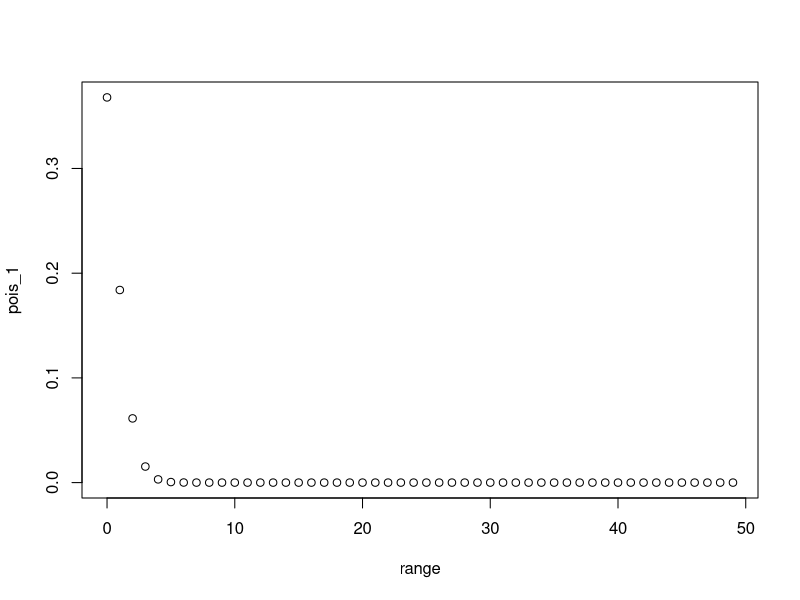
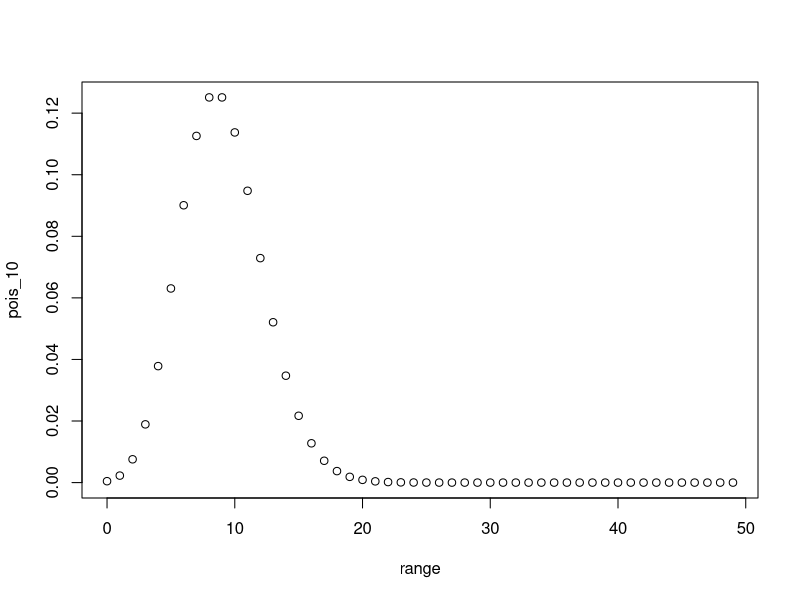
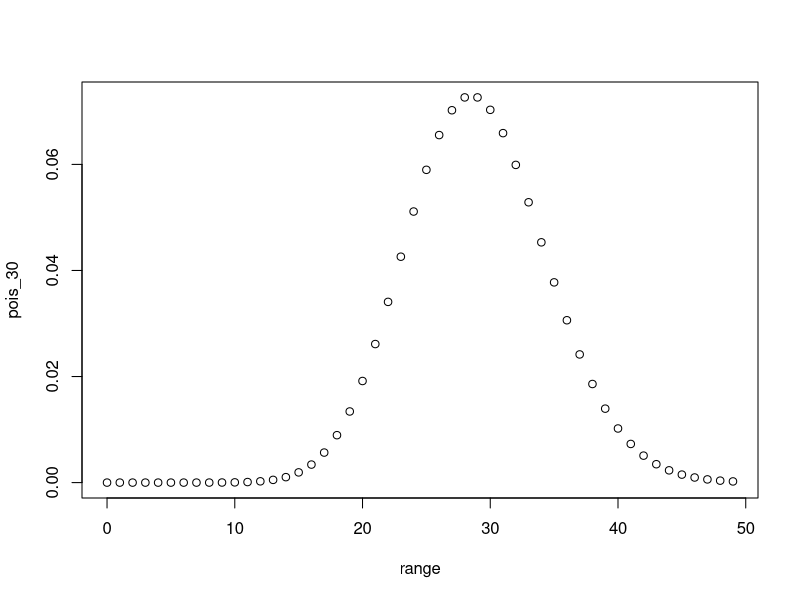

Write R code to recreate these figures, in order.
## ---- chunk 1
knitr::opts_chunk$set(echo=TRUE, warning=FALSE, message=FALSE)
## ---- chunk 2
dbinom(x=2, size=4, prob=0.49)
## ---- chunk 3
dbinom(x=6, size=10, prob=0.49)
## ---- chunk 4
x = seq(1, 50, 1)
lambda_1 = 1
lambda_2 = 10
lambda_3 = 30

pois_1 = dpois(x, lambda=lambda_1)
pois_10 = dpois(x, lambda=lambda_2)
pois_30 = dpois(x, lambda=lambda_3)

range = 0:49

plot(range, pois_1)
plot(range, pois_10)
plot(range, pois_30)
